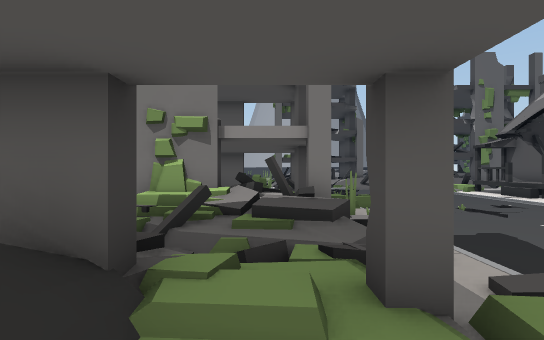
[1] (above)

24 first-person views from a walk through a 3-D level made in the Unity game engine. The camera is 1.3 m above the floor, looks level and sees 80° across. The floor is counted in squares, 2 m on a side. Each view is taken from the middle of a square. On the plan, view 1 faces up. The plan holds only what a view shows up to about 10 squares ahead; the rest is blank. The place goes on beyond the plan.

[2]
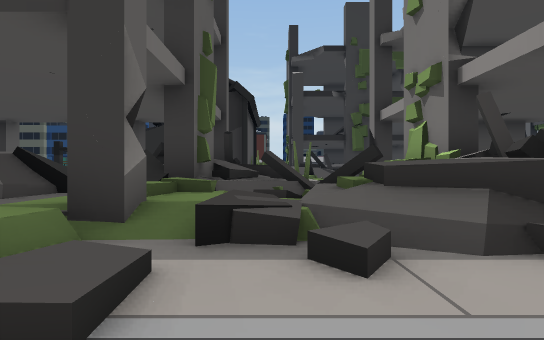

[3]
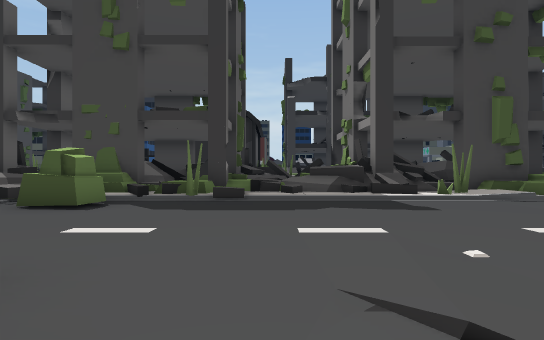

[4]
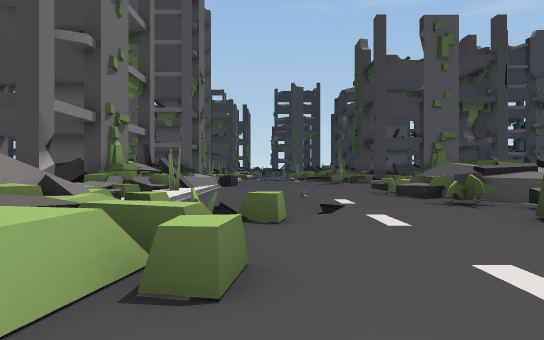

[5]
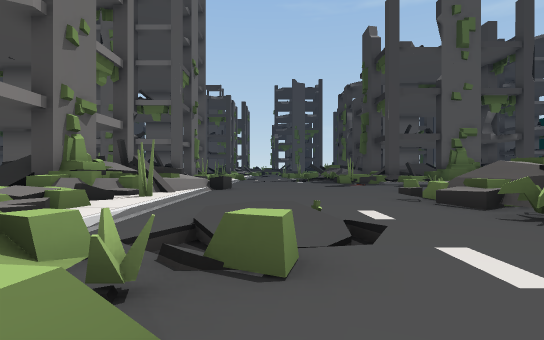

[6]
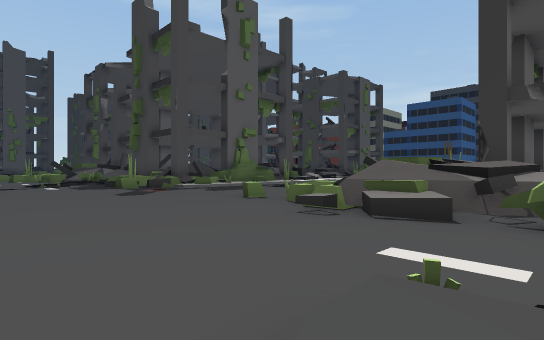

[7]
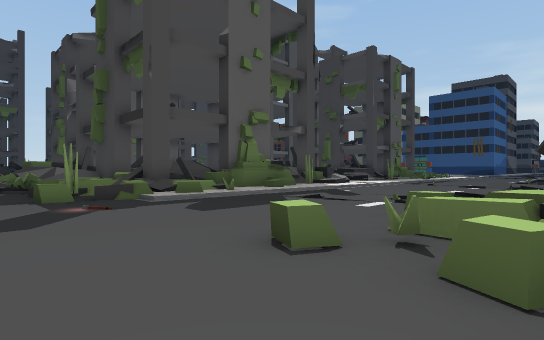

[8]
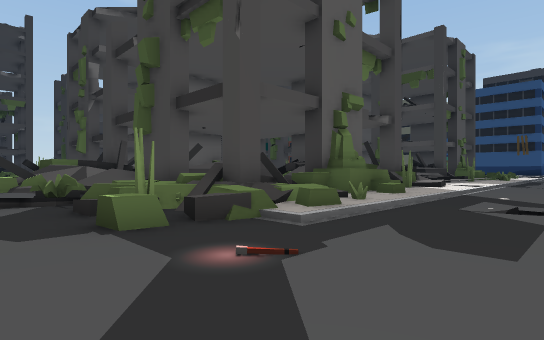

[9]
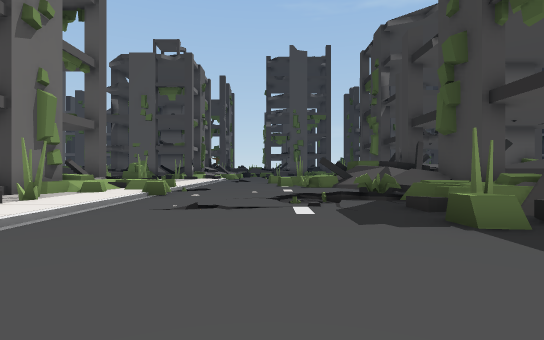

[10]
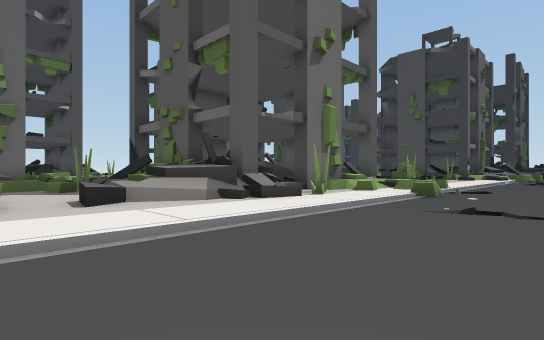

[11]
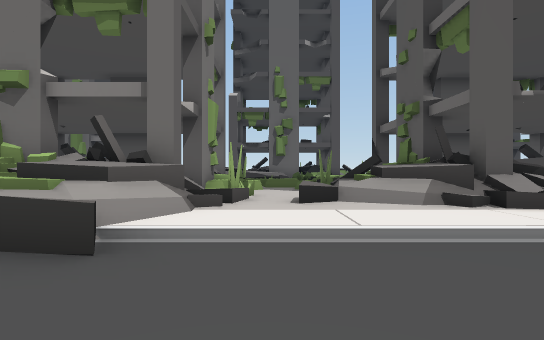

[12]
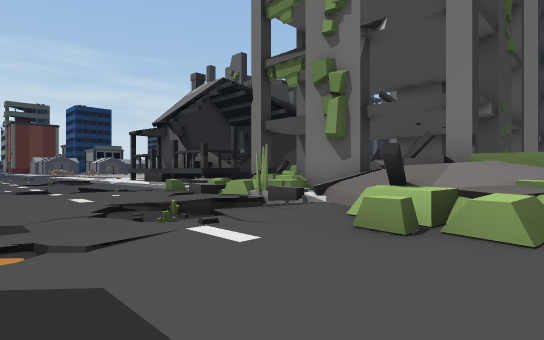

[13]
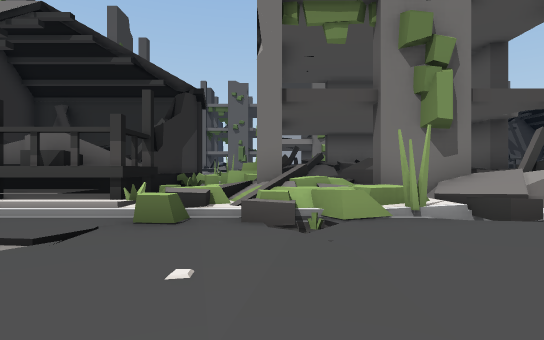

[14]
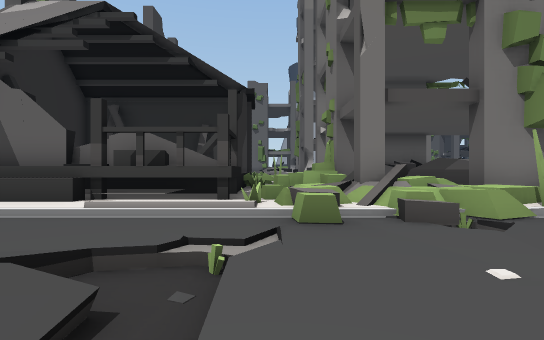

[15]
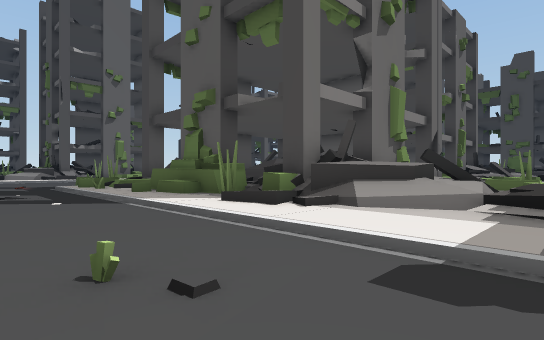

[16]
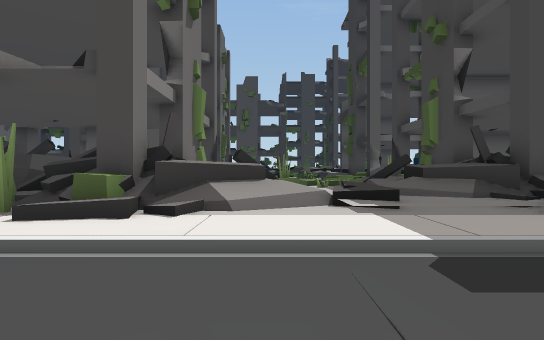

[17]
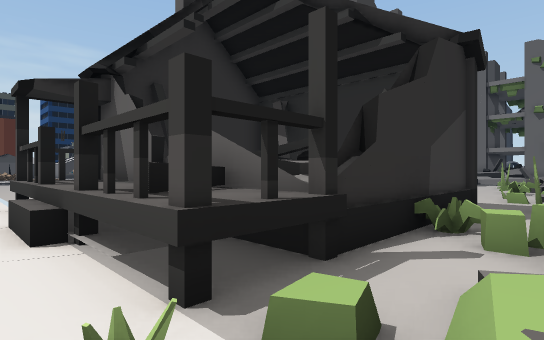

[18]
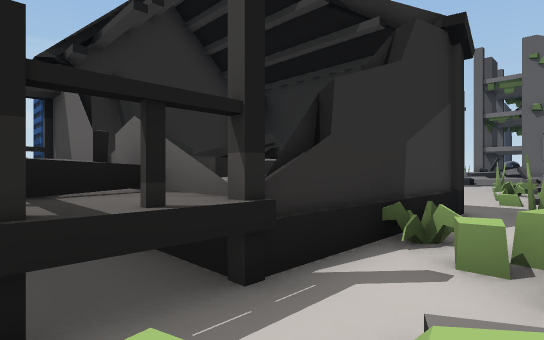

[19]
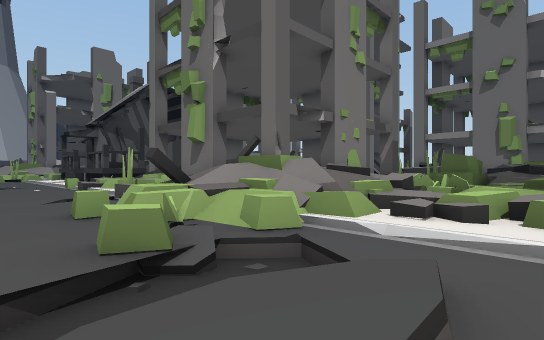

[20]
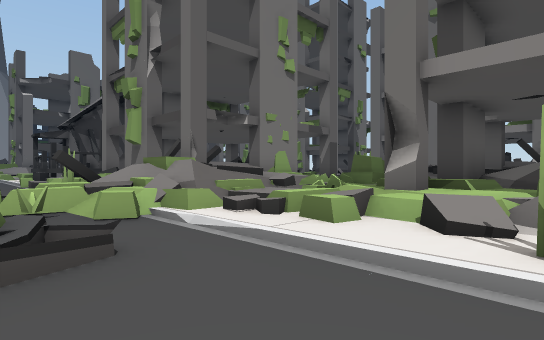

[21]
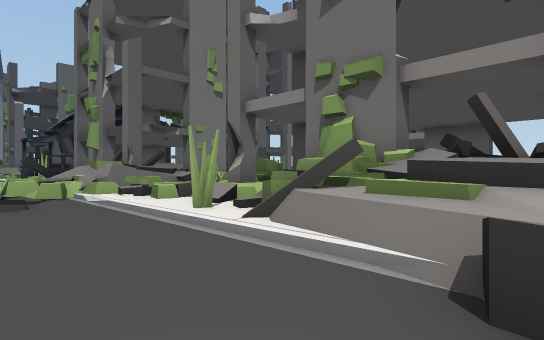

[22]
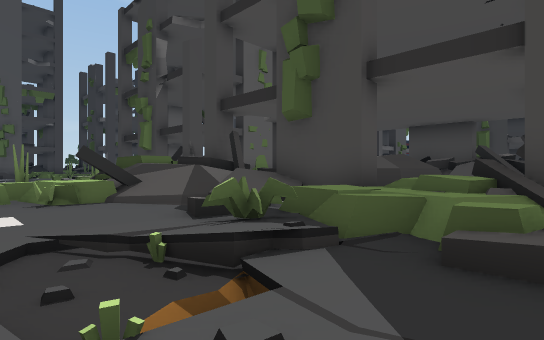

[23]
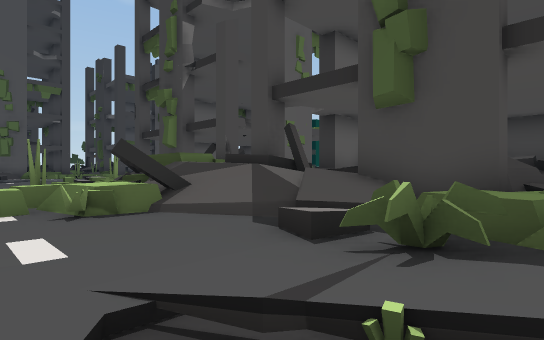

[24]
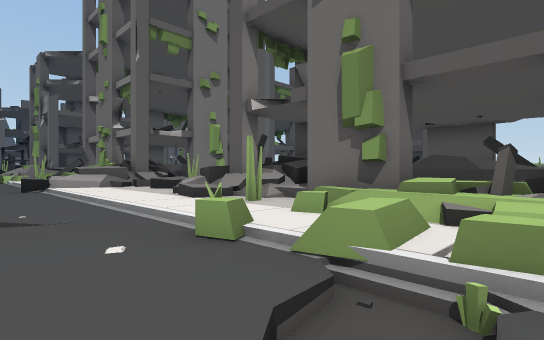

### Floor plan
Key: @ floor where view 1 was taken; # wall or solid block; x gap in a wall; . main floor; : floor 0.25 m higher than the main floor; - floor 0.25 m lower than the main floor; + floor 0.5 m higher than the main floor; _ floor 0.5 m lower than the main floor; * floor 0.75 m higher than the main floor; % floor 1.5 m higher than the main floor; & floor 2 m higher than the main floor; / step, stairs or slope; = window, fence, low wall or low ledge; ^ raised ledge; v drop or lower ground; O other object.
Columns run from 11 left of view 1 to 19 right of it. Each row starts with its distance up from view 1.
 10             O =  /-.
  9             OO/../...
  8    ./    OOO ......../
  7    //   OOOOO+........
  6    ..     O  /........  O
  5    ..   O    .......//  O
  4    .O   O    /......//
  3 O O#. OOOO  /./...../O
  2 OOO#.   OO  OO/.....O     OO
  1 OO #.   OO   //...../
  0 OOO#OOO    @O//O...O//
 -1 OOO#.v#     O  .../_/./
 -2 OOOO./x        OO./././
 -3 OOOO. O #O     /......//O  OO O
 -4 OOOO//O OOO     /.....//      O
 -5 ..::////O//    //....../O     O
 -6 .....O/.././O  O......:*OO    O
 -7  ../-....:/.OOO....... OOO
 -8   //.....//....O...../  OO
 -9   //....-//........../  O  OOO
-10  ../.................../+ O
-11  ............................
-12  ......................./..//
-13 ............./..........    O
-14 :::.././/#////=.^....../  O
-15 :///=//####/*//#.......+OOOOO
-16  ///%#//+   #/*v...-.../ OOO
-17   :* #/#/    //=:-.....O/
-18   :*###=//=/ #===/...O.=O     O
-19   //=##= /&/ #//....... O     O
-20      #      vx//....////O
-21             ////....//  O  OOO
-22         OO#   %/##...

Positions as (right, up) in squares from view 1, and headings:
1: (0, 0), facing up
2: (4, 4), facing left
3: (10, 4), facing left
4: (8, 4), facing down
5: (8, 2), facing down
6: (9, -2), facing down-left
7: (6, -6), facing down-left
8: (6, -10), facing down-left
9: (7, -10), facing down
10: (7, -10), facing down-right
11: (7, -11), facing right
12: (3, -11), facing up-left
13: (-5, -10), facing up
14: (-7, -10), facing up
15: (-10, -10), facing down-right
16: (-8, -10), facing down
17: (-6, -5), facing up-left
18: (-6, -4), facing up-left
19: (7, -3), facing up-right
20: (8, -5), facing up-right
21: (8, -9), facing up-right
22: (7, -15), facing down-left
23: (7, -17), facing down-left
24: (8, -21), facing up-right
